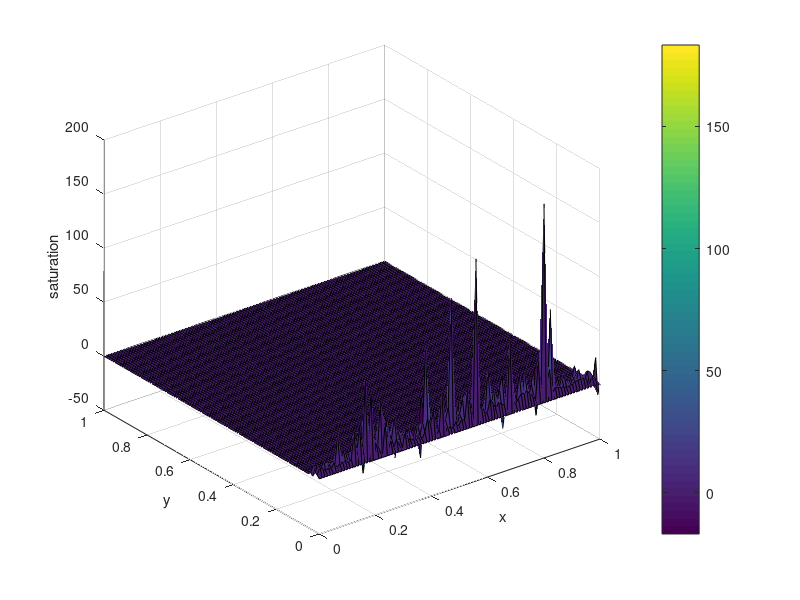
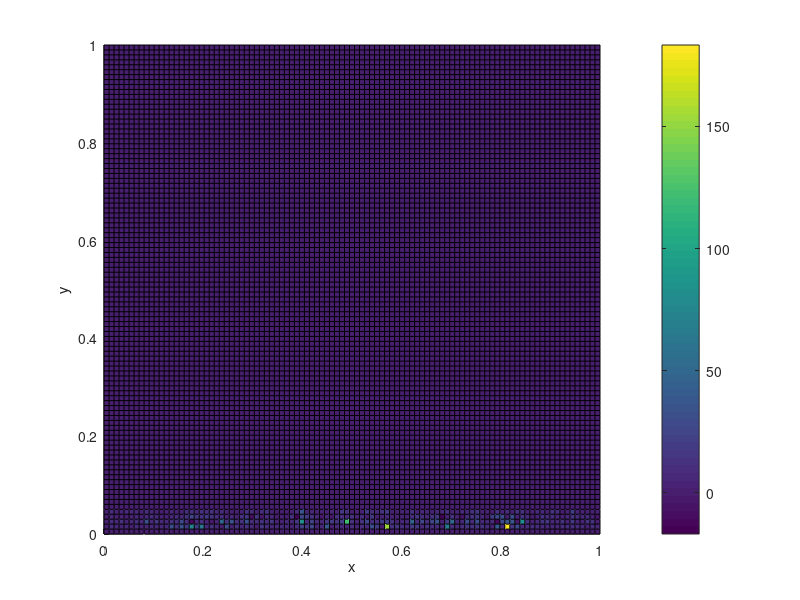
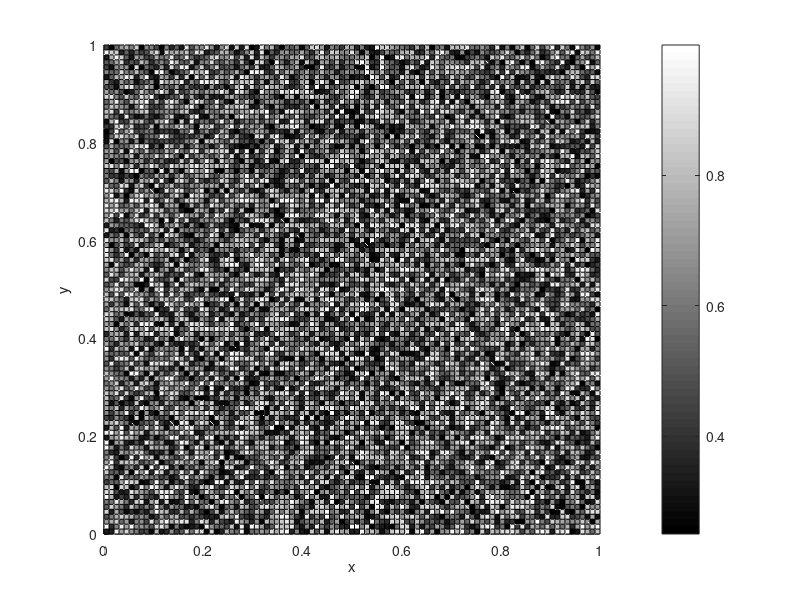

The MATLAB source for these figures, in order:
%Esquema Numérico NonStandard bidimensional
%Nelson Machado Barbosa
%Nicholas de A. Pinto
%Instituto Politécnico do Rio de Janeiro
%1.3.1 

%Definir os parâmetros
y = 0;
while y == 0
clear all;
close all;
clc;
disp('                   Esquema NonStandard')
disp('************************************************************')
N1 = 100;
deltx = 5;
delty = 5;
deltt = 1;
mio = 1;
miw = 1;
disp('* N1 = 100                          deltt = 1              *')
disp('* deltx = 5                         delty = 5              *')
disp('* Viscosidade agua = 1              Viscosidade oleo = 1   *')
disp('************************************************************')
mudarvalores = input('"1" para mudar valores acima: ');
if mudarvalores == 1
    N1 = input('Entre com a quantidade de células para o eixo x (N1): ');
    deltx = input('Entre com o valor de deltx: ');
    deltt = input('Entre com o valor de deltt: ');
    delty = input('Entre com o valor de delty: ');
    miw = input('Entre com a viscosidade da água: ');
    mio = input('Entre com a viscosidade do óleo: ');
end
c=miw/mio;
alpha = input('Entre com o valor de alpha, 2; 2.08; 2.97: ');
T1 = input('Entre com o valor para (T) tempo: ');
escolhaux = input('Entre com o valor de ux ("10" para aleatorio): ');
escolhauy = input('Entre com o valor de uy ("10" para aleatorio): ');
escolhaporosidade = input('Porosidade (Maior que 1 -> aleatorio): ');
if escolhaporosidade >1
    min = 0.25;
    max = 1;
    disp('Mín = 0.2          Máx = 1')
    esc = input('1 para mudar min ou máx: ');
    if esc == 1
        min = input('min: ');
        max = input('max: ');
    end
end
escolhainjecao = input('"1" - poço, "2" - Five Spot, "3" - Line: ');
y = input('"0" para colocar novos valores: ');
end
disp('************************************************************')
%**************************************************************************

%----------Definir as variaveis para maior velocidade----------------------
f1x(1:N1,1:N1) = 0;                                                      %|
f1y(1:N1,1:N1) = 0;                                                      %|
f2x(1:N1,1:N1) = 0;                                                      %|
f2y(1:N1,1:N1) = 0;                                                      %|
Gx(1:N1,1:N1) = 0;                                                       %|
Gy(1:N1,1:N1) = 0;                                                       %|
porosidade(1:N1,1:N1) = 0;                                               %|
B(1:N1,1:N1) = 0;                                                        %|
Sw(1:N1+1,1:N1+1,1)=0;                                                   %|
vx(1:N1,1:N1) = 0;                                                       %|
vy(1:N1,1:N1) = 0;                                                       %|
%--------------------------------^-----------------------------------------

phix=(1/(2*alpha))*((1-exp(-alpha*deltt/deltx)));
phiy=(1/(2*alpha))*((1-exp(-alpha*deltt/delty)));
 
%phix=(1/(2*alpha))*((1-abs(cos(alpha*deltt/deltx))));
%phiy=(1/(2*alpha))*((1-abs(cos(alpha*deltt/delty))));
 
%-----------------------------Porosidade-----------------------------------
 for i = 1:1:N1                                                          %|
     for k = 1:1:N1                                                      %|
         if escolhaporosidade > 1                                        %|
            porosidade(i,k) = rand(1);                                   %|
            while porosidade(i,k) < min || porosidade(i,k) > max         %|
                porosidade(i,k) = rand(1);                               %|
            end                                                          %|
         else                                                            %|
            porosidade(i,k) = escolhaporosidade;                         %|
         end                                                             %|
           if escolhauy == 10                                            %|
            vy(i,k) = 1-porosidade(i,k);                                 %|
           else                                                          %|
            vy(i,k) = escolhauy;                                         %|
           end                                                           %|
          if escolhaux == 10                                             %|
            vx(i,k) = 1-porosidade(i,k);                                 %|
          else                                                           %|
            vx(i,k) = escolhaux;                                         %|
          end                                                            %|
     end                                                                 %|
 end                                                                     %|
%--------------------------------^-----------------------------------------
disp('Loading...')
for j=1:1:T1
    
%-----------------------Mostrar a quanto já foi feito----------------------
    if rem(j,50) == 0                                                    %|
        ja = 100*j/T1;                                                   %|
        fprintf('%f', ja); disp('%');                                    %|
    end                                                                  %|
%--------------------------------^-----------------------------------------
    
%-------------------------Modo de injeção----------------------------------
    if escolhainjecao == 1 %poço                                         %|
        Sw(N1/2,N1/2,j)=1;                                               %|
    elseif escolhainjecao == 2   %Five Spot                              %|
        Sw(1,1,j) = 1;                                                   %|
        Sw(N1,1,j) = 1;                                                  %|
        Sw(1,N1,j) = 1;                                                  %|
        Sw(N1,N1,j) = 1;                                                 %|
    else %Line                                                           %|
        Sw(1,1:N1,j) = 1;                                                %|
        %Sw(1:N1,N1,j) = 1;                                               %|
    end                                                                  %|
%--------------------------------^-----------------------------------------
    
    
%---------------------------Início dos f__---------------------------------
    for k=N1:-1:1                    
        for i=N1:-1:1
            
            if i==N1 %ponto posterior
                f1x(i,k)= Sw(N1,k,j)*Sw(N1,k,j)/((Sw(N1,k,j)*Sw(N1,k,j))+(c*(1-Sw(N1,k,j))^2));
            else
                f1x(i,k)= Sw(i+1,k,j)*Sw(i+1,k,j)/((Sw(i+1,k,j)*Sw(i+1,k,j))+(c*(1-Sw(i+1,k,j))^2));
            end

            if k==N1 %ponto posterior
                f1y(i,k)= Sw(i,N1,j)*Sw(i,N1,j)/((Sw(i,N1,j)*Sw(i,N1,j))+(c*(1-Sw(i,N1,j))^2));
            else
                f1y(i,k)= Sw(i,k+1,j)*Sw(i,k+1,j)/((Sw(i,k+1,j)*Sw(i,k+1,j))+(c*(1-Sw(i,k+1,j))^2));
            end
            
        end
    end
    
    for k=1:1:N1                    
        for i=1:1:N1

            if i==1 %ponto anterior
                f2x(i,k)= Sw(1,k,j)*Sw(1,k,j)/((Sw(1,k,j)*Sw(1,k,j))+(c*(1-Sw(1,k,j))^2));
            else
                f2x(i,k)= Sw(i-1,k,j)*Sw(i-1,k,j)/((Sw(i-1,k,j)*Sw(i-1,k,j))+(c*(1-Sw(i-1,k,j))^2));   
            end

            if k==1 %ponto anterior
                f2y(i,k)= Sw(i,1,j)*Sw(i,1,j)/((Sw(i,1,j)*Sw(i,1,j))+(c*(1-Sw(i,1,j))^2));
            else
                f2y(i,k)= Sw(i,k-1,j)*Sw(i,k-1,j)/((Sw(i,k-1,j)*Sw(i,k-1,j))+(c*(1-Sw(i,k-1,j))^2));   
            end
        end
    end
%----------------------------Final dos f__---------------------------------
    
    
     for k=1:1:N1
        for i=1:1:N1
            if i == 1 
                %Gy
                if k == 1
                    if Sw(i,k,j)<Sw(i,k+1,j)
                        Gy(i,k) = vy(i,k)*phiy*(alpha*(Sw(i,k,j)-2*Sw(i,k,j)+Sw(i,k+1,j))+f1y(i,k)-f2y(i,k))*0.5/porosidade(i,k);
                    else
                        Gy(i,k) = vy(i,k)*phiy*(alpha*(Sw(i,k+1,j)-2*Sw(i,k,j)+Sw(i,k))-f1y(i,k)+f2y(i,k))*0.5/porosidade(i,k);
                    end
                elseif Sw(i,k,j)<Sw(i,k+1,j)
                        Gy(i,k) = vy(i,k)*phiy*(alpha*(Sw(i,k-1,j)-2*Sw(i,k,j)+Sw(i,k+1,j))+f1y(i,k)-f2y(i,k))*0.5/porosidade(i,k);
                elseif Sw(i,k,j)<Sw(i,k-1,j)
                        Gy(i,k) = vy(i,k)*phiy*(alpha*(Sw(i,k+1,j)-2*Sw(i,k,j)+Sw(i,k-1,j))-f1y(i,k)+f2y(i,k))*0.5/porosidade(i,k);
                end
                %Gx
                if  Sw(i,k,j)<Sw(i+1,k,j)
                    Gx(i,k) = vx(i,k)*phix*(alpha*(Sw(i,k,j)-2*Sw(i,k,j)+Sw(i+1,k,j))+f1x(i,k)-f2x(i,k))*0.5/porosidade(i,k);
                else
                    Gx(i,k) = vx(i,k)*phix*(alpha*(Sw(i+1,k,j)-2*Sw(i,k,j)+Sw(i,k,j))-f1x(i,k)+f2x(i,k))*0.5/porosidade(i,k);
                end
            elseif k == 1
                %Gx
                if i == 1
                    if  Sw(i,k,j)<Sw(i+1,k,j)
                        Gx(i,k) = vx(i,k)*phix*(alpha*(Sw(i,k,j)-2*Sw(i,k,j)+Sw(i+1,k,j))+f1x(i,k)-f2x(i,k))*0.5/porosidade(i,k);
                    else
                        Gx(i,k) = vx(i,k)*phix*(alpha*(Sw(i+1,k,j)-2*Sw(i,k,j)+Sw(i,k,j))-f1x(i,k)+f2x(i,k))*0.5/porosidade(i,k);
                    end
                elseif  Sw(i,k,j)<Sw(i+1,k,j)
                        Gx(i,k) = vx(i,k)*phix*(alpha*(Sw(i-1,k,j)-2*Sw(i,k,j)+Sw(i+1,k,j))+f1x(i,k)-f2x(i,k))*0.5/porosidade(i,k);
                else
                        Gx(i,k) = vx(i,k)*phix*(alpha*(Sw(i+1,k,j)-2*Sw(i,k,j)+Sw(i-1,k,j))-f1x(i,k)+f2x(i,k))*0.5/porosidade(i,k);
                end
                %Gy
                if Sw(i,k,j)<Sw(i,k+1,j)
                    Gy(i,k) = vy(i,k)*phiy*(alpha*(Sw(i,k,j)-2*Sw(i,k,j)+Sw(i,k+1,j))+f1y(i,k)-f2y(i,k))*0.5/porosidade(i,k);
                else
                    Gy(i,k) = vy(i,k)*phiy*(alpha*(Sw(i,k+1,j)-2*Sw(i,k,j)+Sw(i,k,j))-f1y(i,k)+f2y(i,k))*0.5/porosidade(i,k);
                end
            elseif i == N1 
                %Gy
                if k == N1
                    if Sw(i,k,j)<Sw(i,k+1,j)
                        Gy(i,k) = vy(i,k)*phiy*(alpha*(Sw(i,k-1,j)-2*Sw(i,k,j)+Sw(i,k,j))+f1y(i,k)-f2y(i,k))*0.5/porosidade(i,k);
                    else
                        Gy(i,k) = vy(i,k)*phiy*(alpha*(Sw(i,k,j)-2*Sw(i,k,j)+Sw(i,k-1,j))-f1y(i,k)+f2y(i,k))*0.5/porosidade(i,k);
                    end
                elseif Sw(i,k,j)<Sw(i,k+1,j)
                        Gy(i,k) = vy(i,k)*phiy*(alpha*(Sw(i,k-1,j)-2*Sw(i,k,j)+Sw(i,k+1,j))+f1y(i,k)-f2y(i,k))*0.5/porosidade(i,k);
                elseif Sw(i,k,j)<Sw(i,k-1,j)
                        Gy(i,k) = vy(i,k)*phiy*(alpha*(Sw(i,k+1,j)-2*Sw(i,k,j)+Sw(i,k-1,j))-f1y(i,k)+f2y(i,k))*0.5/porosidade(i,k);
                end
                %Gx
                if  Sw(i,k,j)<Sw(i+1,k,j)
                    Gx(i,k) = vx(i,k)*phix*(alpha*(Sw(i-1,k,j)-2*Sw(i,k,j)+Sw(i,k,j))+f1x(i,k)-f2x(i,k))*0.5/porosidade(i,k);
                else
                    Gx(i,k) = vx(i,k)*phix*(alpha*(Sw(i,k,j)-2*Sw(i,k,j)+Sw(i-1,k,j))-f1x(i,k)+f2x(i,k))*0.5/porosidade(i,k);
                end
            elseif k == N1
                %Gx
                if i == N1
                    if  Sw(i,k,j)<Sw(i+1,k,j)
                        Gx(i,k) = vx(i,k)*phix*(alpha*(Sw(i-1,k,j)-2*Sw(i,k,j)+Sw(i,k,j))+f1x(i,k)-f2x(i,k))*0.5/porosidade(i,k);
                    else
                        Gx(i,k) = vx(i,k)*phix*(alpha*(Sw(i,k,j)-2*Sw(i,k,j)+Sw(i-1,k,j))-f1x(i,k)+f2x(i,k))*0.5/porosidade(i,k);
                    end
                elseif  Sw(i,k,j)<Sw(i+1,k,j)
                        Gx(i,k) = vx(i,k)*phix*(alpha*(Sw(i-1,k,j)-2*Sw(i,k,j)+Sw(i+1,k,j))+f1x(i,k)-f2x(i,k))*0.5/porosidade(i,k);
                else
                        Gx(i,k) = vx(i,k)*phix*(alpha*(Sw(i+1,k,j)-2*Sw(i,k,j)+Sw(i-1,k,j))-f1x(i,k)+f2x(i,k))*0.5/porosidade(i,k);
                end
                %Gy
                if Sw(i,k,j)<Sw(i,k+1,j)
                    Gy(i,k) = vy(i,k)*phiy*(alpha*(Sw(i,k-1,j)-2*Sw(i,k,j)+Sw(i,k,j))+f1y(i,k)-f2y(i,k))*0.5/porosidade(i,k);
                else
                    Gy(i,k) = vy(i,k)*phiy*(alpha*(Sw(i,k,j)-2*Sw(i,k,j)+Sw(i,k-1,j))-f1y(i,k)+f2y(i,k))*0.5/porosidade(i,k);
                end


            else
                %Gx
                if Sw(i,k,j)<Sw(i-1,k,j)
                    Gx(i,k) = vx(i,k)*phix*(alpha*(Sw(i+1,k,j)-2*Sw(i,k,j)+Sw(i-1,k,j))-f1x(i,k)+f2x(i,k))*0.5/porosidade(i,k);
                elseif Sw(i,k,j)<Sw(i+1,k,j)
                    Gx(i,k) = vx(i,k)*phix*(alpha*(Sw(i-1,k,j)-2*Sw(i,k,j)+Sw(i+1,k,j))+f1x(i,k)-f2x(i,k))*0.5/porosidade(i,k);
                end
                %Gy
                if Sw(i,k,j)<Sw(i,k-1,j)
                    Gy(i,k) = vy(i,k)*phiy*(alpha*(Sw(i,k+1,j)-2*Sw(i,k,j)+Sw(i,k-1,j))-f1y(i,k)+f2y(i,k))*0.5/porosidade(i,k);  
                elseif Sw(i,k,j)<Sw(i,k+1,j)
                    Gy(i,k) = vy(i,k)*phiy*(alpha*(Sw(i,k-1,j)-2*Sw(i,k,j)+Sw(i,k+1,j))+f1y(i,k)-f2y(i,k))*0.5/porosidade(i,k); 
                end
            end
        end
     end
    
    for k=1:1:N1
        for i=1:1:N1
                Sw(i,k,j+1)= Sw(i,k,j)+Gx(i,k)+Gy(i,k);            
            if j==T1
                B(i,k)=Sw(i,k,T1);
            end

        end
    end
 
end
%-------------------------------Gráfico Final------------------------------
figure (1)                                                               %|
R1=linspace(0,1,N1);                                                     %|
%R2=linspace(0,1,N1);                                                     %|
surf(R1,R1,B(:,:))                                                       %|
xlabel('x')                                                              %|
ylabel('y')                                                              %|
zlabel('saturation')                                                     %|
colorbar                                                                 %|
%--------------------------------------------------------------------------

%-----------------------------Gráfico Porosidade---------------------------
if escolhaporosidade > 1                                                 %|
    figure (3)                                                           %|
    surf(R1,R1,porosidade(:,:))                                          %|
    az = 0;                                                              %|
    el = 90;                                                             %|
    view(az, el);                                                        %|
    xlabel('x')                                                          %|
    ylabel('y')                                                          %|
    zlabel('porosity')                                                   %|
    colorbar                                                             %|
    colormap(gray)                                                       %|
end                                                                      %|
%--------------------------------------------------------------------------

%---------------------------------Animação---------------------------------
for j=1:1:T1                                                             %|
    for k=1:1:N1                                                         %|
        for i=1:1:N1                                                     %|
            B(i,k) = Sw(i,k,j);                                          %|
        end                                                              %|
    end                                                                  %|
        figure (2)                                                       %|
        surf(R1,R1,B(:,:));                                              %|
        az = 0;                                                          %|
        el = 90;                                                         %|
        view(az, el);                                                    %|
        colorbar                                                         %|
        anima(j) = getframe;                                             %|
        xlabel('x')                                                      %|
        ylabel('y')                                                      %|
        zlabel('saturation')                                             %|
end                                                                      %|
movie(anima,3,20)                                                        %|
%--------------------------------------------------------------------------
